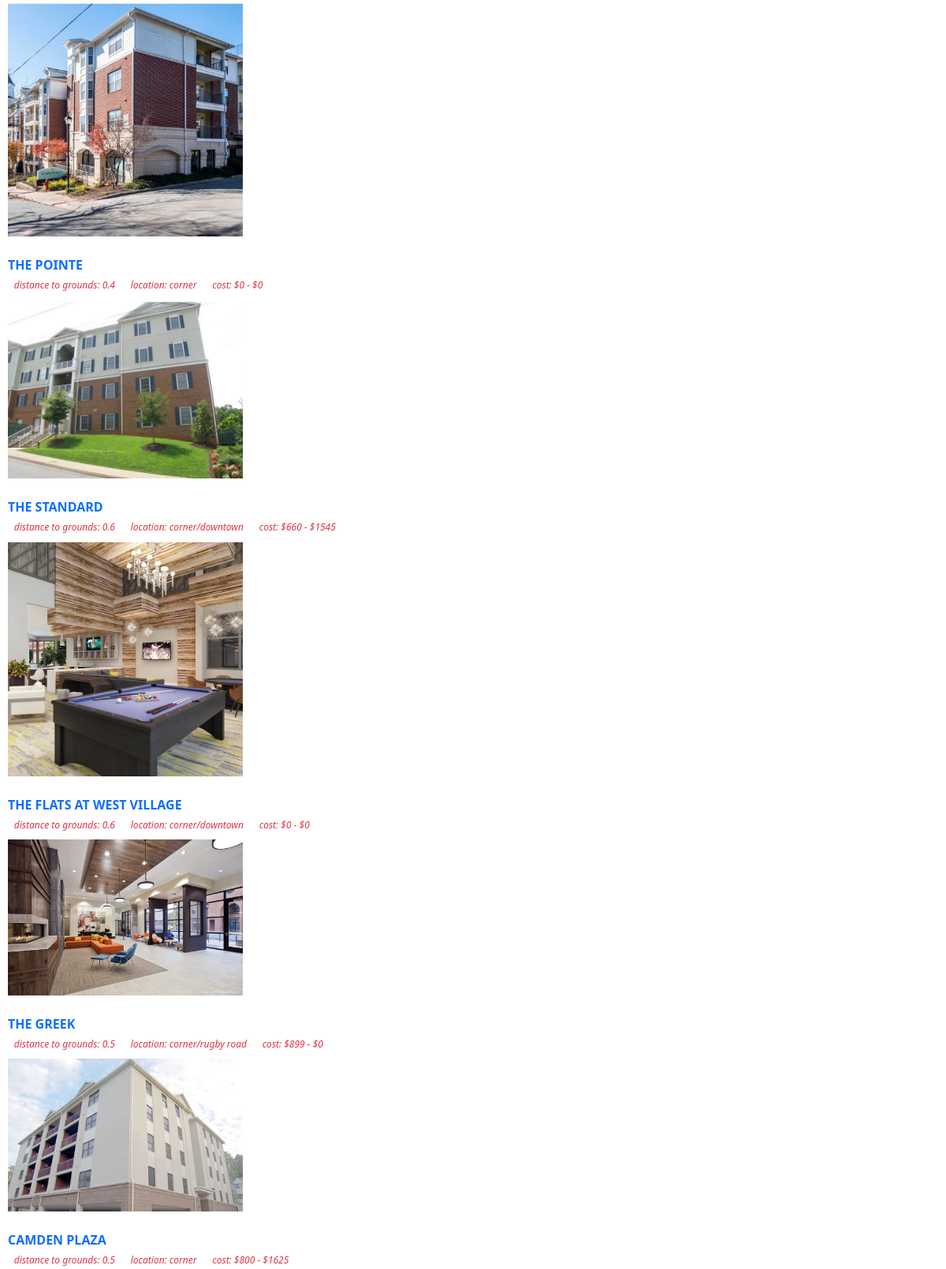
Page /housing/list/ (middle part) on the earlier database version.
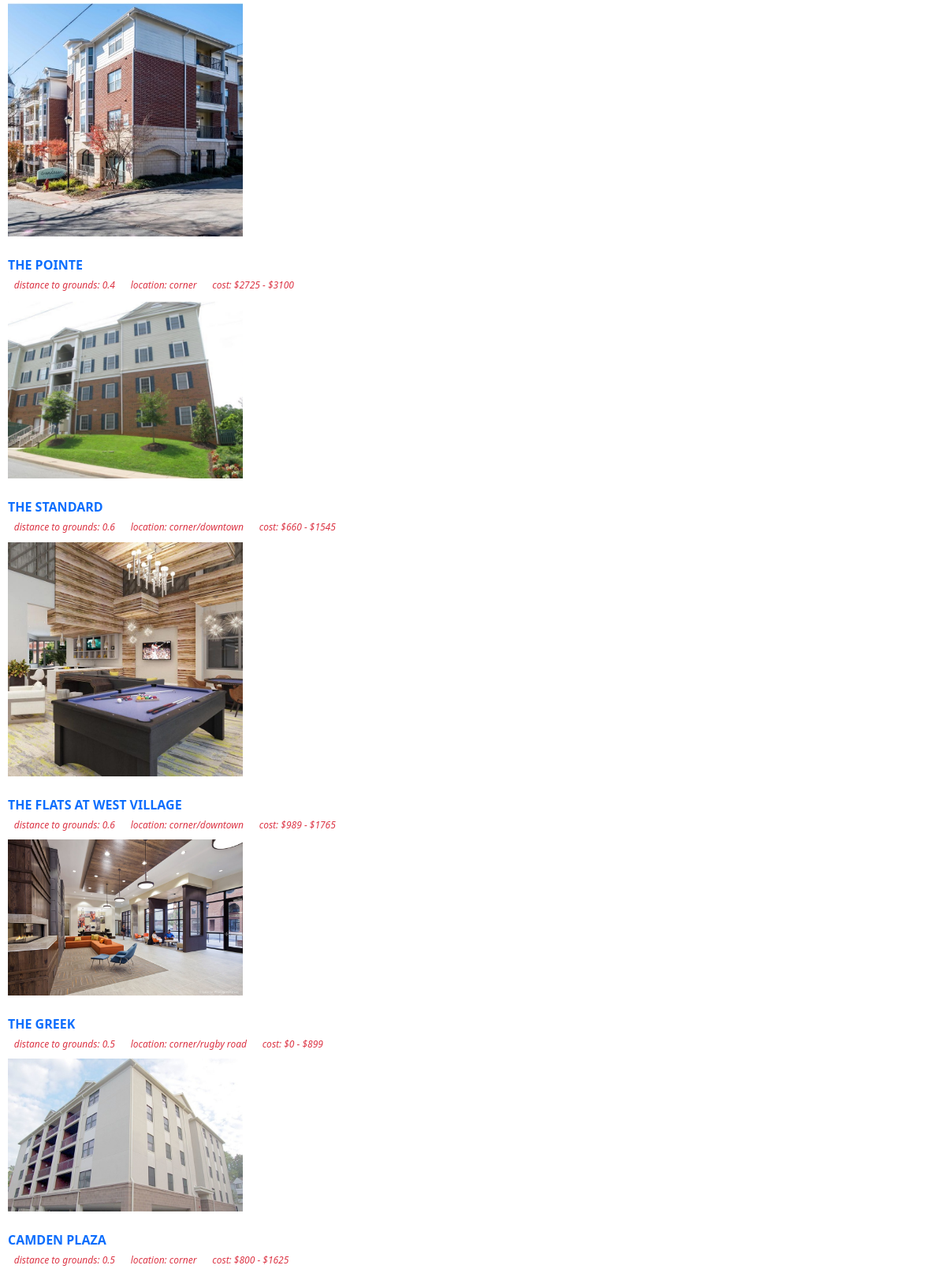
Same page on the later database version.
### housing/models.py (models this page shows, shortened)
class StudentHousing(models.Model):
    name = models.CharField(max_length=200)
    distToGrounds = models.FloatField(default=0)
    parking = models.BooleanField()
    minCost = models.IntegerField(default=0)
    maxCost = models.IntegerField(default=0)
    location = models.TextField(max_length=200, null=True)
    landlordEmail = models.CharField(max_length=200, null=True)
    landlordPhone = models.CharField(max_length=200, null=True)
    amenities = models.TextField(max_length=200, null=True)
    deadline = models.CharField(max_length=200, null=True)
    averageRating = models.IntegerField(default=0)
    address = models.TextField(max_length=200, null=True)
    image = models.ImageField(blank=True, null=True) #makes it optional to include an image

### housing/views.py (the view)
# urls.py: path('list/', views.HousingListView.as_view(), name='studentHousingList'),
class HousingListView(generic.ListView):
    template_name = 'housing/studentHousingList.html'
    context_object_name = 'studentHousing_list'
    def get_queryset(self):
        return StudentHousing.objects.all()

### housing/templates/housing/studentHousingList.html (shortened to what this page needs)
<!doctype html>
<link href="https://cdn.jsdelivr.net/npm/bootstrap@5.1.1/dist/css/bootstrap.min.css" rel="stylesheet">
{% load bootstrap5 %}
{% bootstrap_css %}
{% if studentHousing_list %}
    <dl style="margin-left: 10px">
    {% for studentHousing in studentHousing_list %}
        <dt class="text-uppercase fw-bolder"><a style="text-decoration:none" href="{% url 'housing:detail' studentHousing.id %}"><strong>{{ studentHousing.name }}</strong></a></dt>
        <dd class="badge bg-white text-danger text-primary text-lowercase fw-light"><em>Distance to Grounds: {{ studentHousing.distToGrounds }}</em></dd>
        <dd class="badge bg-white text-danger text-primary text-lowercase fw-light"><em>Location: {{ studentHousing.location }}</em></dd>
        <dd class="badge bg-white text-danger text-primary text-lowercase fw-light"><em>Cost: ${{ studentHousing.minCost }} - ${{ studentHousing.maxCost }}</em></dd>
        <br>
        {% if studentHousing.image != None %}
            <img width="25%" src="{{  studentHousing.image.url }}">
        {% endif %}
        <br><br>
    {% endfor %}
    </dl>
{% else %}
    <p>No housing options are available.</p>
{% endif %}

Differences in the rows shown:
changed StudentHousing "THE POINTE": minCost "0" → "2725"; maxCost "0" → "3100"
changed StudentHousing "THE FLATS AT WEST VILLAGE": minCost "0" → "989"; maxCost "0" → "1765"
changed StudentHousing "THE GREEK": minCost "899" → "0"; maxCost "0" → "899"
